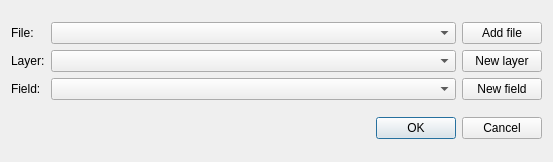
<?xml version="1.0" encoding="UTF-8"?>
<ui version="4.0">
 <class>VectorLayerFieldDialog</class>
 <widget class="QDialog" name="VectorLayerFieldDialog">
  <property name="geometry">
   <rect>
    <x>0</x>
    <y>0</y>
    <width>553</width>
    <height>162</height>
   </rect>
  </property>
  <property name="windowTitle">
   <string>Vector Layer Field Dialog</string>
  </property>
  <layout class="QGridLayout" name="gridLayout_2">
   <item row="0" column="0">
    <layout class="QGridLayout" name="gridLayout">
     <item row="0" column="0">
      <widget class="QLabel" name="fileLabel">
       <property name="text">
        <string>File:</string>
       </property>
      </widget>
     </item>
     <item row="0" column="1">
      <widget class="QComboBox" name="fileComboBox">
       <property name="sizePolicy">
        <sizepolicy hsizetype="Expanding" vsizetype="Fixed">
         <horstretch>0</horstretch>
         <verstretch>0</verstretch>
        </sizepolicy>
       </property>
      </widget>
     </item>
     <item row="0" column="2">
      <widget class="QPushButton" name="addFilePushButton">
       <property name="text">
        <string>Add file</string>
       </property>
      </widget>
     </item>
     <item row="1" column="0">
      <widget class="QLabel" name="layerLabel">
       <property name="text">
        <string>Layer:</string>
       </property>
      </widget>
     </item>
     <item row="1" column="1">
      <widget class="QComboBox" name="layerComboBox">
       <property name="sizePolicy">
        <sizepolicy hsizetype="Expanding" vsizetype="Fixed">
         <horstretch>0</horstretch>
         <verstretch>0</verstretch>
        </sizepolicy>
       </property>
      </widget>
     </item>
     <item row="1" column="2">
      <widget class="QPushButton" name="newLayerPushButton">
       <property name="text">
        <string>New layer</string>
       </property>
      </widget>
     </item>
     <item row="2" column="0">
      <widget class="QLabel" name="fieldLabel">
       <property name="text">
        <string>Field:</string>
       </property>
      </widget>
     </item>
     <item row="2" column="1">
      <widget class="QComboBox" name="fieldComboBox">
       <property name="sizePolicy">
        <sizepolicy hsizetype="Expanding" vsizetype="Fixed">
         <horstretch>0</horstretch>
         <verstretch>0</verstretch>
        </sizepolicy>
       </property>
      </widget>
     </item>
     <item row="2" column="2">
      <widget class="QPushButton" name="newFieldPushButton">
       <property name="text">
        <string>New field</string>
       </property>
      </widget>
     </item>
    </layout>
   </item>
   <item row="1" column="0">
    <layout class="QHBoxLayout" name="horizontalLayout">
     <item>
      <spacer name="horizontalSpacer">
       <property name="orientation">
        <enum>Qt::Horizontal</enum>
       </property>
       <property name="sizeHint" stdset="0">
        <size>
         <width>508</width>
         <height>20</height>
        </size>
       </property>
      </spacer>
     </item>
     <item>
      <widget class="QDialogButtonBox" name="buttonBox">
       <property name="orientation">
        <enum>Qt::Horizontal</enum>
       </property>
       <property name="standardButtons">
        <set>QDialogButtonBox::Cancel|QDialogButtonBox::Ok</set>
       </property>
      </widget>
     </item>
    </layout>
   </item>
  </layout>
 </widget>
 <resources/>
 <connections>
  <connection>
   <sender>buttonBox</sender>
   <signal>accepted()</signal>
   <receiver>VectorLayerFieldDialog</receiver>
   <slot>accept()</slot>
   <hints>
    <hint type="sourcelabel">
     <x>248</x>
     <y>254</y>
    </hint>
    <hint type="destinationlabel">
     <x>157</x>
     <y>274</y>
    </hint>
   </hints>
  </connection>
  <connection>
   <sender>buttonBox</sender>
   <signal>rejected()</signal>
   <receiver>VectorLayerFieldDialog</receiver>
   <slot>reject()</slot>
   <hints>
    <hint type="sourcelabel">
     <x>316</x>
     <y>260</y>
    </hint>
    <hint type="destinationlabel">
     <x>286</x>
     <y>274</y>
    </hint>
   </hints>
  </connection>
 </connections>
</ui>
